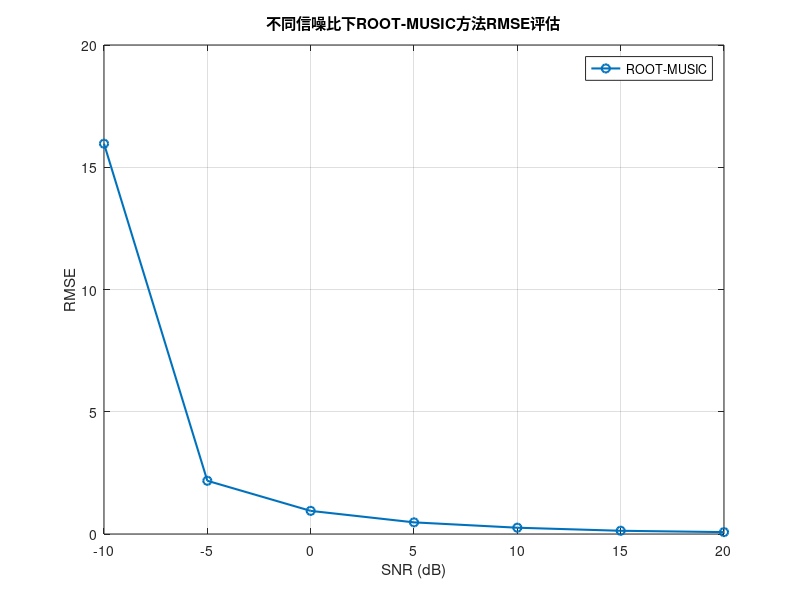

MATLAB code for this plot:
clear all; 
clc;

%% 参数设置
p = 2;                          % 信号源数量，表示有两个信号源
M = 5;                          % 阵元数，表示天线阵列的元素数目
fc = 1e9;                        % 载波频率，1 GHz（10^9 Hz）
DOA_true = sort([-20,40]);       % 真实DOA角度（度），这里是-20°和40°，并进行排序
fs = 4*fc;                       % 采样率，设定为载波频率的4倍
N = 64;                          % 快拍数，表示每次实验中采集的样本数
snr_values = -10:5:20;           % 信噪比的范围，-10到20dB，步长为5
c = 3e8;                         % 光速，3×10^8 m/s
d = 0.15;                        % 阵元间距，假设为15cm
lambda = c/fc;                   % 波长，光速除以载波频率
theta_scan = -90:0.1:90;         % 角度扫描范围，从-90°到90°，步长为0.1°
num_trials = 100;                % 蒙特卡洛实验次数，进行100次实验来平均化结果
RMSE = zeros(length(snr_values), 1); % 初始化存储每个信噪比值下的平均RMSE（均方根误差）

%% 迭代不同信噪比
for idx = 1:length(snr_values)   % 循环遍历每一个信噪比值
    snr = snr_values(idx);       % 当前的信噪比
    temp_rmse = zeros(num_trials, 1); % 临时存储每次实验的RMSE，初始化为零
    
    for trial = 1:num_trials     % 进行num_trials次蒙特卡洛实验
        %% 生成接收信号
        A = exp(-1j * 2 * pi * d * (0:M-1)' * sind(DOA_true) / lambda);  % 计算阵列响应矩阵，基于真实的DOA角度
        S = sqrt(2)*(randn(p, N) + 1j*randn(p, N)); % 生成复高斯白噪声信号源，p为信号源数目，N为快拍数
        X = awgn(A * S, snr, 'measured');  % 将信号添加白噪声（使用指定的信噪比）
        
        %% 计算样本协方差矩阵
        R = X * X' / N;  % 计算协方差矩阵，X是接收到的信号，N为快拍数
        [U, D] = eig(R);
        [~, order] = sort(diag(D), 'descend');
        U = U(:, order);
        Un = U(:, p+1:end);
        %% Root-MUSIC算法
        Gn = Un * Un';
        coe = zeros(1, 2*M-1);

        % 正确构造多项式系数
        for i = -(M-1):(M-1)
         coe(i + M) = sum(diag(Gn, i));  % 注意索引调整为i+M
        end

        % 求根并筛选
        r = roots(coe);
        r = r(abs(r) < 1);  % 放宽筛选条件提高稳定性

        % 选择最接近单位圆的p个根
        [~, I] = sort(abs(abs(r) - 1));

        Theta = r(I(1:p));
        % 转换为角度
        theta_rootmusic = asin(angle(Theta)/pi)/(pi/180);
        theta_rootmusic = sort(theta_rootmusic).';
        if length(theta_rootmusic) < p
              random_values = -90 + (90 + 90) * rand(1, p - length(theta_rootmusic));
              theta_rootmusic = [theta_rootmusic, random_values];
        end
        est_DOA_music=sort(theta_rootmusic);
                     
        %% 计算RMSE（所有角度已排序，直接匹配）
        rmse_music = sqrt(mean((DOA_true - est_DOA_music).^2));  % 计算估计DOA与真实DOA之间的均方根误差
  
        temp_rmse(trial, :) = [rmse_music];  % 存储每次实验的RMSE值
    end
    
    %% 计算平均RMSE
    RMSE(idx, :) = mean(temp_rmse, 1);  % 对所有实验的RMSE值进行平均，得到每个信噪比下的平均RMSE
end

%% 绘图
figure;                   % 创建新图形窗口
hold on;                  % 保持当前图形，不覆盖
plot(snr_values, RMSE(:, 1), '-o', 'DisplayName', 'ROOT-MUSIC', 'LineWidth', 1.5);  % 绘制信噪比与RMSE的关系曲线，使用圆点标记
xlabel('SNR (dB)');       % x轴标签：信噪比（dB）
ylabel('RMSE');           % y轴标签：均方根误差（RMSE）
grid on;                  % 打开网格
legend;                   % 显示图例
title('不同信噪比下ROOT-MUSIC方法RMSE评估');  % 图表标题：DOA估计的RMSE
xlim([-10, 20]);          % 设置x轴的范围为-10到20dB
box on;                   % 开启坐标框
